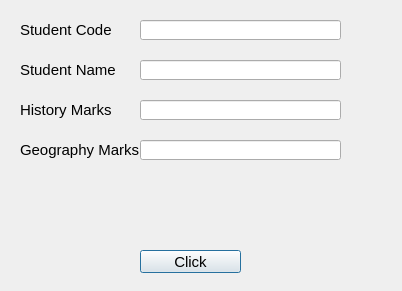
<?xml version="1.0" encoding="UTF-8"?>
<ui version="4.0">
 <class>Dialog</class>
 <widget class="QDialog" name="Dialog">
  <property name="geometry">
   <rect>
    <x>0</x>
    <y>0</y>
    <width>402</width>
    <height>291</height>
   </rect>
  </property>
  <property name="windowTitle">
   <string>Dialog</string>
  </property>
  <widget class="QLabel" name="label">
   <property name="geometry">
    <rect>
     <x>20</x>
     <y>60</y>
     <width>121</width>
     <height>20</height>
    </rect>
   </property>
   <property name="font">
    <font>
     <pointsize>11</pointsize>
    </font>
   </property>
   <property name="text">
    <string>Student Name</string>
   </property>
  </widget>
  <widget class="QLabel" name="labelResponse">
   <property name="geometry">
    <rect>
     <x>10</x>
     <y>179</y>
     <width>361</width>
     <height>41</height>
    </rect>
   </property>
   <property name="font">
    <font>
     <pointsize>11</pointsize>
    </font>
   </property>
   <property name="text">
    <string/>
   </property>
  </widget>
  <widget class="QLineEdit" name="lineEditName">
   <property name="geometry">
    <rect>
     <x>140</x>
     <y>60</y>
     <width>201</width>
     <height>20</height>
    </rect>
   </property>
   <property name="font">
    <font>
     <pointsize>11</pointsize>
    </font>
   </property>
  </widget>
  <widget class="QPushButton" name="ButtonClickMe">
   <property name="geometry">
    <rect>
     <x>140</x>
     <y>250</y>
     <width>101</width>
     <height>23</height>
    </rect>
   </property>
   <property name="font">
    <font>
     <pointsize>11</pointsize>
    </font>
   </property>
   <property name="text">
    <string>Click</string>
   </property>
  </widget>
  <widget class="QLineEdit" name="lineEditCode">
   <property name="geometry">
    <rect>
     <x>140</x>
     <y>20</y>
     <width>201</width>
     <height>20</height>
    </rect>
   </property>
   <property name="font">
    <font>
     <pointsize>11</pointsize>
    </font>
   </property>
  </widget>
  <widget class="QLabel" name="label_2">
   <property name="geometry">
    <rect>
     <x>20</x>
     <y>20</y>
     <width>121</width>
     <height>20</height>
    </rect>
   </property>
   <property name="font">
    <font>
     <pointsize>11</pointsize>
    </font>
   </property>
   <property name="text">
    <string>Student Code</string>
   </property>
  </widget>
  <widget class="QLineEdit" name="lineEditHistoryMarks">
   <property name="geometry">
    <rect>
     <x>140</x>
     <y>100</y>
     <width>201</width>
     <height>20</height>
    </rect>
   </property>
   <property name="font">
    <font>
     <pointsize>11</pointsize>
    </font>
   </property>
  </widget>
  <widget class="QLabel" name="label_3">
   <property name="geometry">
    <rect>
     <x>20</x>
     <y>100</y>
     <width>121</width>
     <height>20</height>
    </rect>
   </property>
   <property name="font">
    <font>
     <pointsize>11</pointsize>
    </font>
   </property>
   <property name="text">
    <string>History Marks</string>
   </property>
  </widget>
  <widget class="QLabel" name="label_4">
   <property name="geometry">
    <rect>
     <x>20</x>
     <y>140</y>
     <width>121</width>
     <height>20</height>
    </rect>
   </property>
   <property name="font">
    <font>
     <pointsize>11</pointsize>
    </font>
   </property>
   <property name="text">
    <string>Geography Marks</string>
   </property>
  </widget>
  <widget class="QLineEdit" name="lineEditGeographyMarks">
   <property name="geometry">
    <rect>
     <x>140</x>
     <y>140</y>
     <width>201</width>
     <height>20</height>
    </rect>
   </property>
   <property name="font">
    <font>
     <pointsize>11</pointsize>
    </font>
   </property>
  </widget>
 </widget>
 <resources/>
 <connections/>
</ui>
